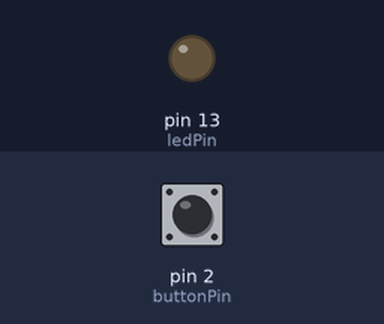
The sketch below on a simulated Arduino Uno, built with avr-gcc and run on an emulated ATmega328P. Shown: output pins drawn as LEDs (lit = HIGH). The inputs (shaded band) are chosen by the test bench; at power-on: pin 2 (buttonPin) LOW.

Above: at 1.2 s.
1.3 s: pin 2 (buttonPin) pulled HIGH for 0.15 s
At 2.1 s:
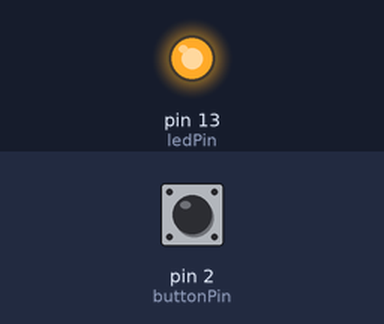
2.9 s: pin 2 (buttonPin) pulled HIGH for 1 s
At 3.3 s:
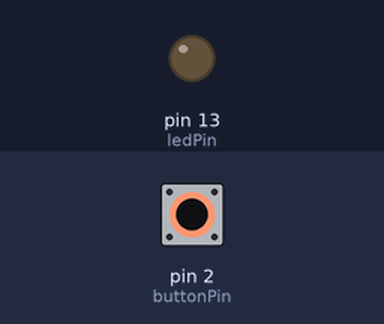
5.4 s: pin 2 (buttonPin) pulled HIGH for 3.2 s
At 6.4 s:
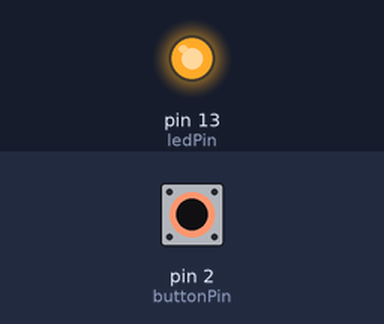
Timing chart, 0 to 8.4 s (numbered marks = the images above; inputs shaded):
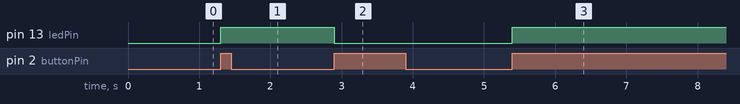

Measured:
- after the input at 1.3 s, pin 13 (ledPin): LOW → HIGH at once
- after the input at 2.9 s, pin 13 (ledPin): HIGH → LOW at once
- after the input at 5.4 s, pin 13 (ledPin): LOW → HIGH at once

The sketch:

button_led_onoff.ino
```cpp
int buttonPin = 2;
int ledPin = 13;

int state = LOW;      // the current state of the ledPin
int reading;           // the current reading from the button pin
int previous = LOW;    // the previous reading from the button pin

// the follow variables are long's because the time, measured in miliseconds,
// will quickly become a bigger number than can be stored in an int.
long time = 0;         // the last time the led pin was toggled
long debounce = 50;   // the debounce time, increase if the output flickers

void setup()
{
  pinMode(buttonPin, INPUT);
  pinMode(ledPin, OUTPUT);
}

void loop()
{
  reading = digitalRead(buttonPin);

  // if the input just went from LOW and HIGH and we've waited long enough
  // to ignore any noise on the circuit, toggle the output pin and remember
  // the time
  if (reading == HIGH && previous == LOW && millis() - time > debounce) {
    if (state == LOW){
      state = HIGH;
      Serial.println("on");

    }else{
      state = LOW;
      Serial.println("off");


    time = millis();
  }
 }

  digitalWrite(ledPin, state);

  previous = reading;
}
```
